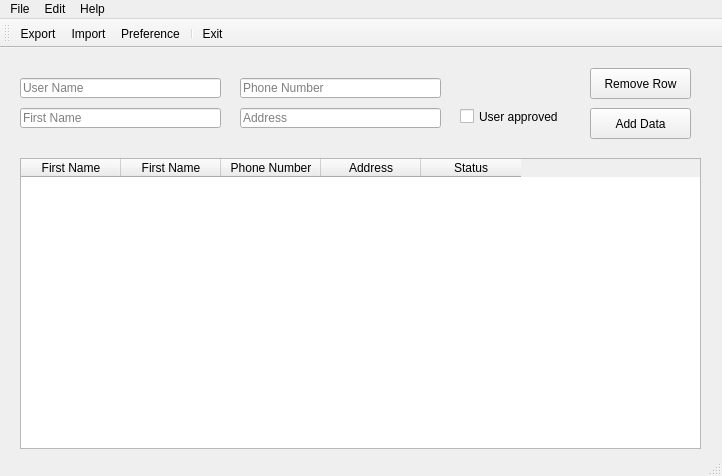
<?xml version="1.0" encoding="UTF-8"?>
<ui version="4.0">
 <class>MainWindow</class>
 <widget class="QMainWindow" name="MainWindow">
  <property name="geometry">
   <rect>
    <x>0</x>
    <y>0</y>
    <width>722</width>
    <height>476</height>
   </rect>
  </property>
  <property name="windowTitle">
   <string>PyDataMan</string>
  </property>
  <property name="windowIcon">
   <iconset resource="icons.qrc">
    <normaloff>:/icons/program-icon.png</normaloff>:/icons/program-icon.png</iconset>
  </property>
  <widget class="QWidget" name="centralwidget">
   <widget class="QLineEdit" name="userName">
    <property name="geometry">
     <rect>
      <x>20</x>
      <y>30</y>
      <width>201</width>
      <height>20</height>
     </rect>
    </property>
    <property name="placeholderText">
     <string>User Name</string>
    </property>
   </widget>
   <widget class="QLineEdit" name="phoneNumber">
    <property name="geometry">
     <rect>
      <x>240</x>
      <y>30</y>
      <width>201</width>
      <height>20</height>
     </rect>
    </property>
    <property name="placeholderText">
     <string>Phone Number</string>
    </property>
   </widget>
   <widget class="QLineEdit" name="firstName">
    <property name="geometry">
     <rect>
      <x>20</x>
      <y>60</y>
      <width>201</width>
      <height>20</height>
     </rect>
    </property>
    <property name="placeholderText">
     <string>First Name</string>
    </property>
   </widget>
   <widget class="QLineEdit" name="address">
    <property name="geometry">
     <rect>
      <x>240</x>
      <y>60</y>
      <width>201</width>
      <height>20</height>
     </rect>
    </property>
    <property name="placeholderText">
     <string>Address</string>
    </property>
   </widget>
   <widget class="QCheckBox" name="approved">
    <property name="geometry">
     <rect>
      <x>460</x>
      <y>60</y>
      <width>111</width>
      <height>17</height>
     </rect>
    </property>
    <property name="text">
     <string>User approved</string>
    </property>
   </widget>
   <widget class="QPushButton" name="removeRow">
    <property name="geometry">
     <rect>
      <x>590</x>
      <y>20</y>
      <width>101</width>
      <height>31</height>
     </rect>
    </property>
    <property name="text">
     <string>Remove Row</string>
    </property>
   </widget>
   <widget class="QPushButton" name="addData">
    <property name="geometry">
     <rect>
      <x>590</x>
      <y>60</y>
      <width>101</width>
      <height>31</height>
     </rect>
    </property>
    <property name="text">
     <string>Add Data</string>
    </property>
   </widget>
   <widget class="QTableWidget" name="mainTable">
    <property name="geometry">
     <rect>
      <x>20</x>
      <y>110</y>
      <width>681</width>
      <height>291</height>
     </rect>
    </property>
    <column>
     <property name="text">
      <string>First Name</string>
     </property>
    </column>
    <column>
     <property name="text">
      <string>First Name</string>
     </property>
    </column>
    <column>
     <property name="text">
      <string>Phone Number</string>
     </property>
    </column>
    <column>
     <property name="text">
      <string>Address</string>
     </property>
    </column>
    <column>
     <property name="text">
      <string>Status</string>
     </property>
    </column>
   </widget>
  </widget>
  <widget class="QMenuBar" name="menubar">
   <property name="geometry">
    <rect>
     <x>0</x>
     <y>0</y>
     <width>722</width>
     <height>21</height>
    </rect>
   </property>
   <widget class="QMenu" name="menuFile">
    <property name="title">
     <string>File</string>
    </property>
    <addaction name="actionExport"/>
    <addaction name="actionImport"/>
    <addaction name="separator"/>
    <addaction name="actionExit"/>
   </widget>
   <widget class="QMenu" name="menuEdit">
    <property name="title">
     <string>Edit</string>
    </property>
    <addaction name="actionPreference"/>
   </widget>
   <widget class="QMenu" name="menuHelp">
    <property name="title">
     <string>Help</string>
    </property>
    <addaction name="actionAbout"/>
   </widget>
   <addaction name="menuFile"/>
   <addaction name="menuEdit"/>
   <addaction name="menuHelp"/>
  </widget>
  <widget class="QStatusBar" name="mainStatusBar"/>
  <widget class="QToolBar" name="mainToolBar">
   <property name="contextMenuPolicy">
    <enum>Qt::PreventContextMenu</enum>
   </property>
   <property name="windowTitle">
    <string>toolBar</string>
   </property>
   <property name="toolButtonStyle">
    <enum>Qt::ToolButtonTextBesideIcon</enum>
   </property>
   <attribute name="toolBarArea">
    <enum>TopToolBarArea</enum>
   </attribute>
   <attribute name="toolBarBreak">
    <bool>false</bool>
   </attribute>
   <addaction name="actionExport"/>
   <addaction name="actionImport"/>
   <addaction name="actionPreference"/>
   <addaction name="separator"/>
   <addaction name="actionExit"/>
  </widget>
  <action name="actionExport">
   <property name="icon">
    <iconset resource="icons.qrc">
     <normaloff>:/icons/export-icon.png</normaloff>:/icons/export-icon.png</iconset>
   </property>
   <property name="text">
    <string>Export</string>
   </property>
   <property name="toolTip">
    <string>Click here to export database</string>
   </property>
   <property name="statusTip">
    <string>Export database</string>
   </property>
   <property name="shortcut">
    <string>Ctrl+E</string>
   </property>
  </action>
  <action name="actionImport">
   <property name="icon">
    <iconset resource="icons.qrc">
     <normaloff>:/icons/import-icon.png</normaloff>:/icons/import-icon.png</iconset>
   </property>
   <property name="text">
    <string>Import</string>
   </property>
   <property name="toolTip">
    <string>Click here to import database</string>
   </property>
   <property name="statusTip">
    <string>Import database</string>
   </property>
   <property name="shortcut">
    <string>Ctrl+I</string>
   </property>
  </action>
  <action name="actionExit">
   <property name="icon">
    <iconset resource="icons.qrc">
     <normaloff>:/icons/exit-icon.png</normaloff>:/icons/exit-icon.png</iconset>
   </property>
   <property name="text">
    <string>Exit</string>
   </property>
   <property name="toolTip">
    <string>Click here to exit application</string>
   </property>
   <property name="statusTip">
    <string>Exit application</string>
   </property>
   <property name="shortcut">
    <string>Ctrl+X</string>
   </property>
  </action>
  <action name="actionPreference">
   <property name="icon">
    <iconset resource="icons.qrc">
     <normaloff>:/icons/preferences-icon.png</normaloff>:/icons/preferences-icon.png</iconset>
   </property>
   <property name="text">
    <string>Preference</string>
   </property>
   <property name="toolTip">
    <string>Click here to change preferences</string>
   </property>
   <property name="statusTip">
    <string>Set preferences</string>
   </property>
   <property name="shortcut">
    <string>Ctrl+P</string>
   </property>
  </action>
  <action name="actionAbout">
   <property name="text">
    <string>About</string>
   </property>
  </action>
 </widget>
 <resources>
  <include location="icons.qrc"/>
 </resources>
 <connections/>
</ui>
